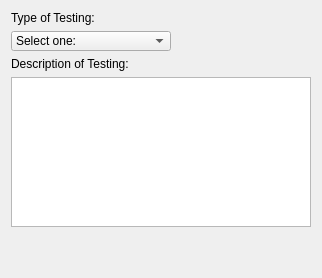
          <widget class="QWidget" name="TypenScopeTAB">
           <attribute name="title">
            <string>Type and Scope</string>
           </attribute>
           <layout class="QVBoxLayout" name="verticalLayout_79">
            <item>
             <layout class="QVBoxLayout" name="verticalLayout_20">
              <item>
               <layout class="QVBoxLayout" name="verticalLayout_19">
                <item>
                 <widget class="QLabel" name="TypeTestingLBL">
                  <property name="maximumSize">
                   <size>
                    <width>160</width>
                    <height>30</height>
                   </size>
                  </property>
                  <property name="text">
                   <string>Type of Testing:</string>
                  </property>
                 </widget>
                </item>
                <item>
                 <widget class="QComboBox" name="TypeTestingComboBox">
                  <property name="maximumSize">
                   <size>
                    <width>160</width>
                    <height>20</height>
                   </size>
                  </property>
                  <item>
                   <property name="text">
                    <string>Select one:</string>
                   </property>
                  </item>
                  <item>
                   <property name="text">
                    <string>White Box</string>
                   </property>
                  </item>
                  <item>
                   <property name="text">
                    <string>Black Box</string>
                   </property>
                  </item>
                  <item>
                   <property name="text">
                    <string>Gray Box</string>
                   </property>
                  </item>
                 </widget>
                </item>
               </layout>
              </item>
              <item>
               <layout class="QVBoxLayout" name="verticalLayout_15">
                <item>
                 <widget class="QLabel" name="DescriptionTestingLBL">
                  <property name="maximumSize">
                   <size>
                    <width>160</width>
                    <height>30</height>
                   </size>
                  </property>
                  <property name="text">
                   <string>Description of Testing:</string>
                  </property>
                 </widget>
                </item>
                <item>
                 <widget class="QTextEdit" name="ScopeTestingTextBox">
                  <property name="minimumSize">
                   <size>
                    <width>300</width>
                    <height>150</height>
                   </size>
                  </property>
                  <property name="maximumSize">
                   <size>
                    <width>300</width>
                    <height>150</height>
                   </size>
                  </property>
                 </widget>
                </item>
                <item>
                 <spacer name="verticalSpacer_26">
                  <property name="orientation">
                   <enum>Qt::Vertical</enum>
                  </property>
                  <property name="sizeHint" stdset="0">
                   <size>
                    <width>20</width>
                    <height>40</height>
                   </size>
                  </property>
                 </spacer>
                </item>
               </layout>
              </item>
             </layout>
            </item>
           </layout>
          </widget>
